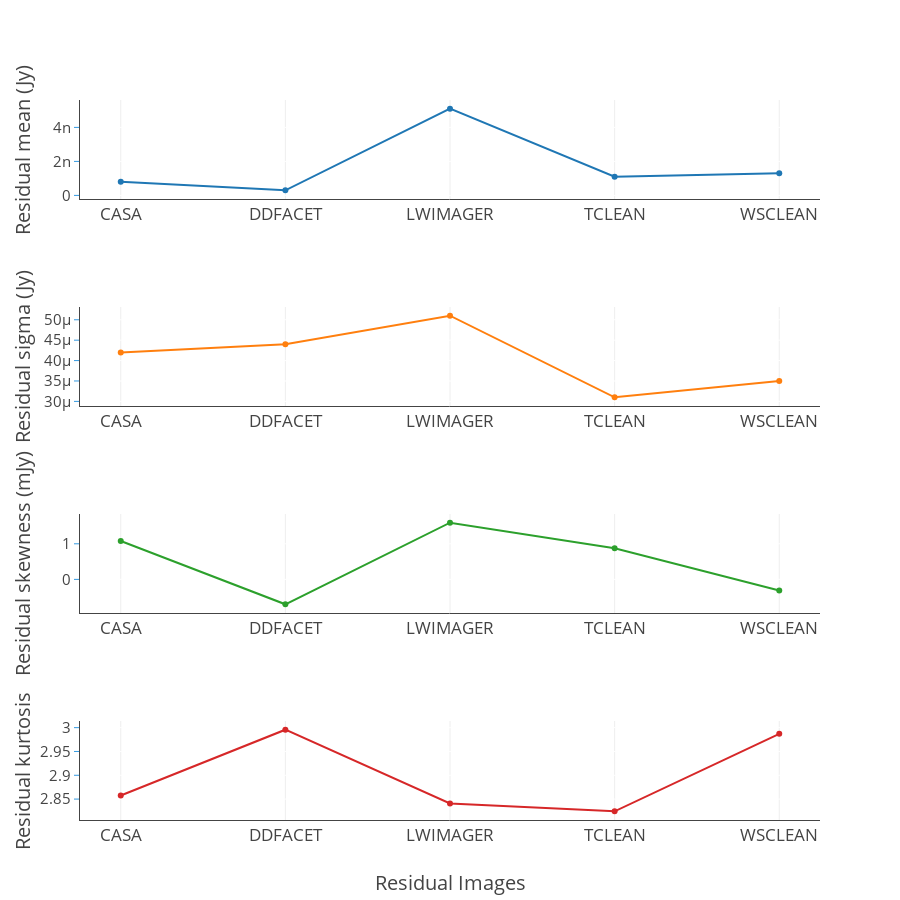

Notebook source saved alongside this figure:
### Code cell
im_titles = [
               'MEAN',
               'STANDARD DEVIATION',
               'SKEWNESS',
               'KURTOSIS',
               'NORMALITY'
            ]
    
fig = tools.make_subplots(rows=4, cols=1, shared_yaxes=False, print_grid=False,
                          horizontal_spacing = 0.005, vertical_spacing = 0.15,)
                    #      subplot_titles=im_titles)

x_axis_title = 'Residual Images'
#x_axis_title = 'Iterations'
fig.append_trace(go.Scatter(x=names, showlegend=False,
                            y=np.array(mean), mode = 'marker'), 1, 1)
fig['layout'].update(title='', height=900, width=900,
                     paper_bgcolor='rgb(255,255,255)', #plot_bgcolor='rgb(229,229,229)',
                         legend=dict(x=0.8,y=1.0),)
fig['layout'].update(
    {'yaxis{}'.format(1):YAxis(title=u'Residual mean (Jy)',gridcolor='rgb(255,255,255)',
            tickfont=dict(size=15),
            titlefont=dict(size=20),
            showgrid=True,
            showline=True,
            showticklabels=True,
            tickcolor='rgb(51,153,225)',
            ticks='outside',
            zeroline=False)})
fig['layout'].update({'xaxis{}'.format(1):XAxis(title='', position=0.0,
                                                tickfont=dict(size=17),
                                                titlefont=dict(size=17),
                                                showline=True,
                                                overlaying='x')})
fig.append_trace(go.Scatter(x=names, showlegend=False,
                            y=np.array(std), mode = 'marker'), 2, 1)
fig['layout'].update(
    {'yaxis{}'.format(2):YAxis(title=u'Residual sigma (Jy)',gridcolor='rgb(255,255,255)',
            tickfont=dict(size=15),
            titlefont=dict(size=20),
            showgrid=True,
            showline=True,
            showticklabels=True,
            tickcolor='rgb(51,153,225)',
            ticks='outside',
            zeroline=False)})
fig['layout'].update({'xaxis{}'.format(2):XAxis(title='', position=0.0,
                                                tickfont=dict(size=17),
                                                titlefont=dict(size=17),
                                                showline=True,
                                                overlaying='x')})
fig.append_trace(go.Scatter(x=names, showlegend=False,
                            y=np.array(skew)*unit_scaler, mode = 'marker'), 3, 1)
fig['layout'].update(
    {'yaxis{}'.format(3):YAxis(title=u'Residual skewness (mJy)',gridcolor='rgb(255,255,255)',
            tickfont=dict(size=15),
            titlefont=dict(size=20),
            showgrid=True,
            showline=True,
            showticklabels=True,
            tickcolor='rgb(51,153,225)',
            ticks='outside',
            dtick='',
            tickformat='',
            zeroline=False)})
fig['layout'].update({'xaxis{}'.format(3):XAxis(title='', position=0.0,
                                                tickfont=dict(size=17),
                                                titlefont=dict(size=17),
                                                showline=True,
                                                overlaying='x')})
fig.append_trace(go.Scatter(x=names, showlegend=False,
                            y=np.array(kurt), mode = 'marker'), 4, 1)
fig['layout'].update(
    {'yaxis{}'.format(4):YAxis(title=u'Residual kurtosis',gridcolor='rgb(255,255,255)',
            tickfont=dict(size=15),
            titlefont=dict(size=20),
            showgrid=True,
            showline=True,
            showticklabels=True,
            tickcolor='rgb(51,153,225)',
            ticks='outside',
            zeroline=False)})
fig['layout'].update({'xaxis{}'.format(4):XAxis(title=x_axis_title, position=0.0,
                                                tickfont=dict(size=17),
                                                titlefont=dict(size=20),
                                                showline=True,
                                                overlaying='x')})
#fig.append_trace(go.Scatter(x=names, showlegend=False,
#                            y=np.array(normtest), mode = 'marker'), 5, 1)
#fig['layout'].update(
#    {'yaxis{}'.format(5):YAxis(title=u'Residual normality',gridcolor='rgb(255,255,255)',
#            tickfont=dict(size=15),
#            titlefont=dict(size=17),
#            showgrid=True,
#            showline=True,
#            showticklabels=True,
#            tickcolor='rgb(51,153,225)',
#            ticks='outside',
#            zeroline=False)})
#fig['layout'].update({'xaxis{}'.format(5):XAxis(title=x_axis_title, position=0.0,
#                                                titlefont=dict(size=17),
#                                                showline=True,
#                                                overlaying='x')})
py.iplot(fig, filename='make-subplots-multiple-with-titles')

### Figure 1 — Plotly figure (JSON) as saved in the notebook; plotly's stock layout.template omitted (floating-point values rounded to 4 significant figures)
{"data": [{"mode": "marker", "showlegend": false, "type": "scatter", "x": ["CASA", "DDFACET", "LWIMAGER", "TCLEAN", "WSCLEAN"], "xaxis": "x1", "y": [8e-10, 3e-10, 5.1e-09, 1.1e-09, 1.3e-09], "yaxis": "y1"}, {"mode": "marker", "showlegend": false, "type": "scatter", "x": ["CASA", "DDFACET", "LWIMAGER", "TCLEAN", "WSCLEAN"], "xaxis": "x2", "y": [4.2e-05, 4.4e-05, 5.1e-05, 3.1e-05, 3.5e-05], "yaxis": "y2"}, {"mode": "marker", "showlegend": false, "type": "scatter", "x": ["CASA", "DDFACET", "LWIMAGER", "TCLEAN", "WSCLEAN"], "xaxis": "x3", "y": [1.078, -0.7, 1.593, 0.877, -0.31], "yaxis": "y3"}, {"mode": "marker", "showlegend": false, "type": "scatter", "x": ["CASA", "DDFACET", "LWIMAGER", "TCLEAN", "WSCLEAN"], "xaxis": "x4", "y": [2.858, 2.996, 2.841, 2.824, 2.987], "yaxis": "y4"}], "layout": {"height": 900, "legend": {"x": 0.8, "y": 1}, "paper_bgcolor": "rgb(255,255,255)", "title": "", "width": 900, "xaxis1": {"anchor": "y1", "domain": [0, 1], "overlaying": "x", "position": 0, "showline": true, "tickfont": {"size": 17}, "title": "", "titlefont": {"size": 17}}, "xaxis2": {"anchor": "y2", "domain": [0, 1], "overlaying": "x", "position": 0, "showline": true, "tickfont": {"size": 17}, "title": "", "titlefont": {"size": 17}}, "xaxis3": {"anchor": "y3", "domain": [0, 1], "overlaying": "x", "position": 0, "showline": true, "tickfont": {"size": 17}, "title": "", "titlefont": {"size": 17}}, "xaxis4": {"anchor": "y4", "domain": [0, 1], "overlaying": "x", "position": 0, "showline": true, "tickfont": {"size": 17}, "title": "Residual Images", "titlefont": {"size": 20}}, "yaxis1": {"anchor": "x1", "domain": [0.8625, 1], "gridcolor": "rgb(255,255,255)", "showgrid": true, "showline": true, "showticklabels": true, "tickcolor": "rgb(51,153,225)", "tickfont": {"size": 15}, "ticks": "outside", "title": "Residual mean (Jy)", "titlefont": {"size": 20}, "zeroline": false}, "yaxis2": {"anchor": "x2", "domain": [0.575, 0.7125], "gridcolor": "rgb(255,255,255)", "showgrid": true, "showline": true, "showticklabels": true, "tickcolor": "rgb(51,153,225)", "tickfont": {"size": 15}, "ticks": "outside", "title": "Residual sigma (Jy)", "titlefont": {"size": 20}, "zeroline": false}, "yaxis3": {"anchor": "x3", "domain": [0.2875, 0.425], "dtick": "", "gridcolor": "rgb(255,255,255)", "showgrid": true, "showline": true, "showticklabels": true, "tickcolor": "rgb(51,153,225)", "tickfont": {"size": 15}, "tickformat": "", "ticks": "outside", "title": "Residual skewness (mJy)", "titlefont": {"size": 20}, "zeroline": false}, "yaxis4": {"anchor": "x4", "domain": [0, 0.1375], "gridcolor": "rgb(255,255,255)", "showgrid": true, "showline": true, "showticklabels": true, "tickcolor": "rgb(51,153,225)", "tickfont": {"size": 15}, "ticks": "outside", "title": "Residual kurtosis", "titlefont": {"size": 20}, "zeroline": false}}}
